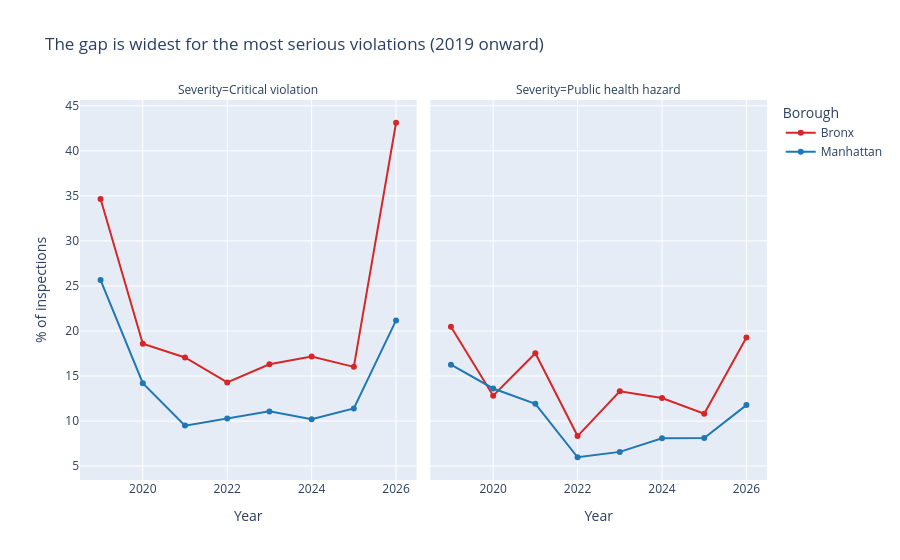

The notebook cell saved with this chart:
### Markdown cell above
## 3. Severity
The gap is widest for the most serious violation types.

### Code cell
sev = insp.groupby(["year", "Borough"])[["critical", "phh"]].mean().mul(100).reset_index()
sev = sev.melt(id_vars=["year", "Borough"], var_name="Severity", value_name="pct")
sev["Severity"] = sev["Severity"].map({"critical": "Critical violation", "phh": "Public health hazard"})

fig2 = px.line(
    sev[sev["year"] >= 2019], x="year", y="pct", color="Borough",
    facet_col="Severity", markers=True, color_discrete_map=COLORS,
    labels={"pct": "% of inspections", "year": "Year"},
    title="The gap is widest for the most serious violations (2019 onward)",
)
fig2.write_html("charts/2_severity.html")
fig2.show()

### Figure 1 — Plotly figure (JSON) as saved in the notebook; plotly's stock layout.template omitted (floating-point values rounded to 4 significant figures)
{"data": [{"hovertemplate": "Borough=Bronx<br>Severity=Critical violation<br>Year=%{x}<br>% of inspections=%{y}<extra></extra>", "legendgroup": "Bronx", "line": {"color": "#d62728", "dash": "solid"}, "marker": {"symbol": "circle"}, "mode": "lines+markers", "name": "Bronx", "orientation": "v", "showlegend": true, "type": "scatter", "x": [2019, 2020, 2021, 2022, 2023, 2024, 2025, 2026], "xaxis": "x", "y": [34.65, 18.59, 17.06, 14.29, 16.31, 17.15, 16.02, 43.12], "yaxis": "y"}, {"hovertemplate": "Borough=Bronx<br>Severity=Public health hazard<br>Year=%{x}<br>% of inspections=%{y}<extra></extra>", "legendgroup": "Bronx", "line": {"color": "#d62728", "dash": "solid"}, "marker": {"symbol": "circle"}, "mode": "lines+markers", "name": "Bronx", "orientation": "v", "showlegend": false, "type": "scatter", "x": [2019, 2020, 2021, 2022, 2023, 2024, 2025, 2026], "xaxis": "x2", "y": [20.47, 12.82, 17.54, 8.333, 13.3, 12.55, 10.82, 19.27], "yaxis": "y2"}, {"hovertemplate": "Borough=Manhattan<br>Severity=Critical violation<br>Year=%{x}<br>% of inspections=%{y}<extra></extra>", "legendgroup": "Manhattan", "line": {"color": "#1f77b4", "dash": "solid"}, "marker": {"symbol": "circle"}, "mode": "lines+markers", "name": "Manhattan", "orientation": "v", "showlegend": true, "type": "scatter", "x": [2019, 2020, 2021, 2022, 2023, 2024, 2025, 2026], "xaxis": "x", "y": [25.66, 14.21, 9.493, 10.27, 11.07, 10.19, 11.4, 21.18], "yaxis": "y"}, {"hovertemplate": "Borough=Manhattan<br>Severity=Public health hazard<br>Year=%{x}<br>% of inspections=%{y}<extra></extra>", "legendgroup": "Manhattan", "line": {"color": "#1f77b4", "dash": "solid"}, "marker": {"symbol": "circle"}, "mode": "lines+markers", "name": "Manhattan", "orientation": "v", "showlegend": false, "type": "scatter", "x": [2019, 2020, 2021, 2022, 2023, 2024, 2025, 2026], "xaxis": "x2", "y": [16.26, 13.62, 11.91, 5.982, 6.578, 8.099, 8.116, 11.77], "yaxis": "y2"}], "layout": {"annotations": [{"font": {}, "showarrow": false, "text": "Severity=Critical violation", "x": 0.245, "xanchor": "center", "xref": "paper", "y": 1, "yanchor": "bottom", "yref": "paper"}, {"font": {}, "showarrow": false, "text": "Severity=Public health hazard", "x": 0.755, "xanchor": "center", "xref": "paper", "y": 1, "yanchor": "bottom", "yref": "paper"}], "legend": {"title": {"text": "Borough"}, "tracegroupgap": 0}, "title": {"text": "The gap is widest for the most serious violations (2019 onward)"}, "xaxis": {"anchor": "y", "domain": [0, 0.49], "title": {"text": "Year"}}, "xaxis2": {"anchor": "y2", "domain": [0.51, 1], "matches": "x", "title": {"text": "Year"}}, "yaxis": {"anchor": "x", "domain": [0, 1], "title": {"text": "% of inspections"}}, "yaxis2": {"anchor": "x2", "domain": [0, 1], "matches": "y", "showticklabels": false}}}
